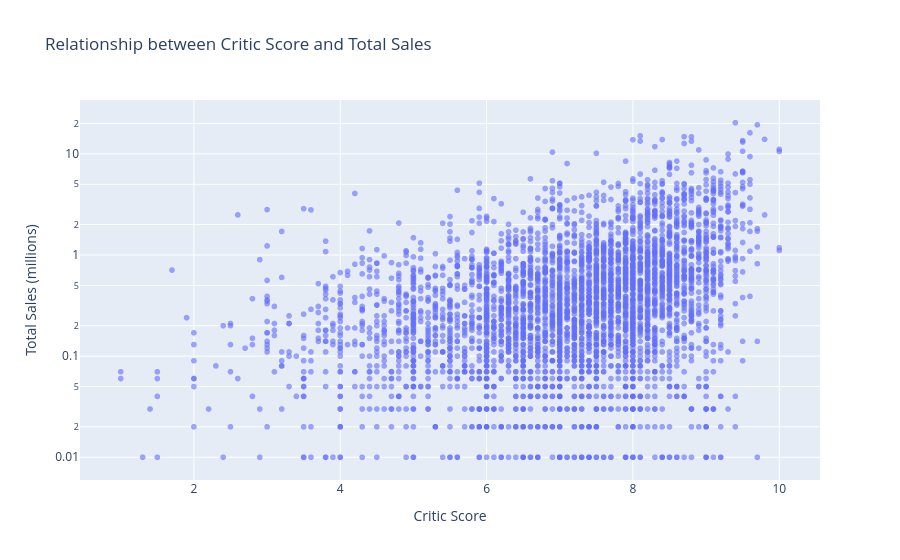

Source (notebook cell):
### Code cell
corr = df_clean["critic_score"].corr(df_clean["total_sales"])

fig = px.scatter(
    df_clean,
    x="critic_score",
    y="total_sales",
    log_y=True,
    trendline="ols",
    title=f"Critic Score vs Total Sales (corr = {corr:.2f})",
    labels={
        "critic_score": "Critic Score",
        "total_sales": "Total Sales (millions)"
    },
    opacity=0.6
)

fig.show()

### Figure 1 — Plotly figure (JSON) as saved in the notebook; plotly's stock layout.template omitted (floating-point values rounded to 4 significant figures; data arrays with more than 128 entries replaced by an {"elided": "..."} marker saying what was removed)
{"data": [{"hovertemplate": "Critic Score=%{x}<br>Total Sales (millions)=%{y}<extra></extra>", "legendgroup": "", "marker": {"color": "#636efa", "opacity": 0.6, "symbol": "circle"}, "mode": "markers", "name": "", "showlegend": false, "type": "scattergl", "x": {"elided": "4126 float values"}, "xaxis": "x", "y": {"elided": "4126 float values"}, "yaxis": "y"}], "layout": {"legend": {"tracegroupgap": 0}, "title": {"text": "Relationship between Critic Score and Total Sales"}, "xaxis": {"anchor": "y", "domain": [0, 1], "title": {"text": "Critic Score"}}, "yaxis": {"anchor": "x", "domain": [0, 1], "title": {"text": "Total Sales (millions)"}, "type": "log"}}}
